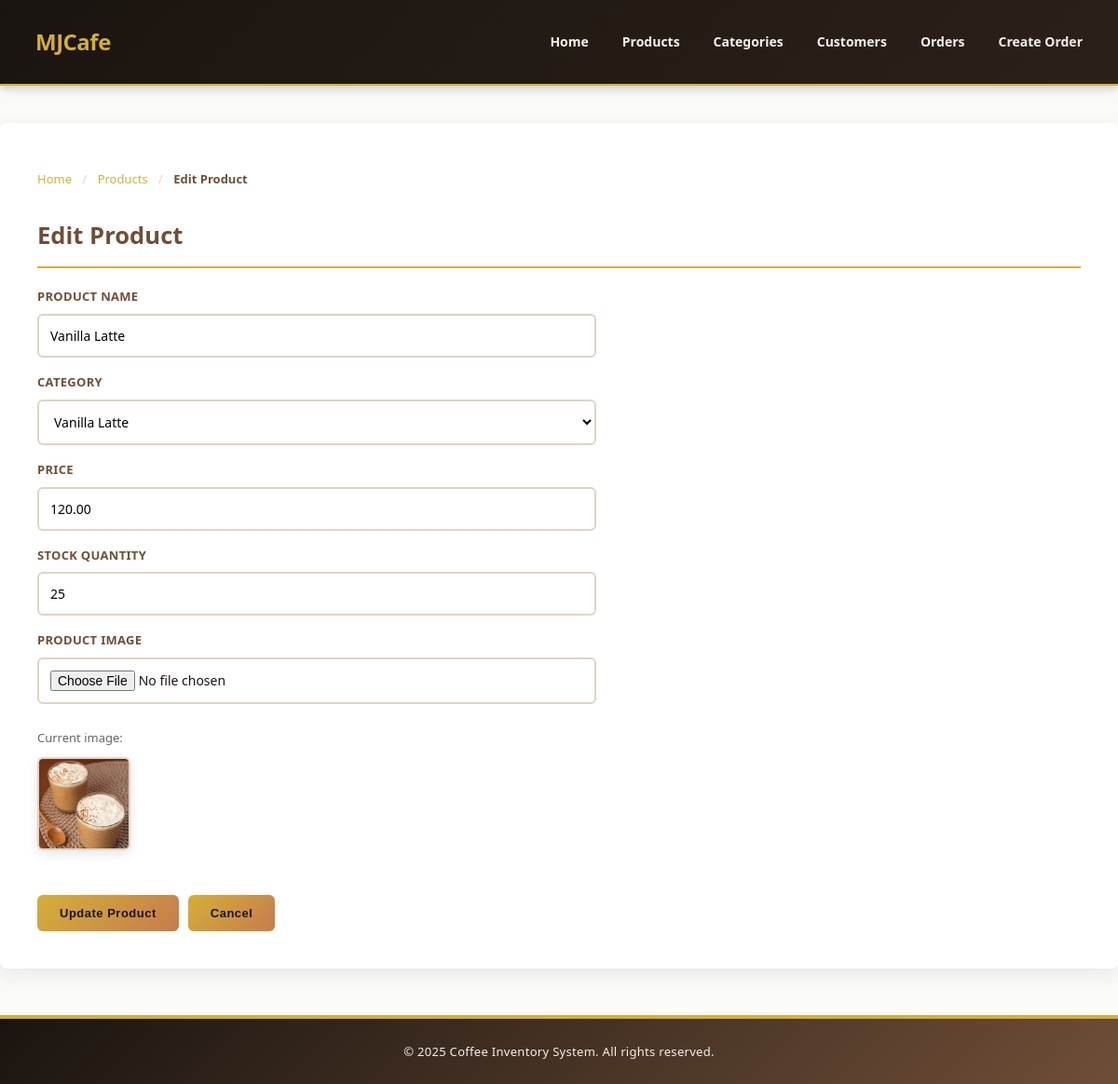
Page /edit_product.php?id=2 on the committed database.
### tables this page shows
CREATE TABLE `products` (
  `product_id` int(11) NOT NULL,
  `product_name` varchar(255) NOT NULL,
  `price` decimal(10,2) NOT NULL,
  `category_id` int(11) NOT NULL,
  `image` varchar(255) DEFAULT NULL,
  `stock` int(11) DEFAULT 0
);

CREATE TABLE `categories` (
  `category_id` int(11) NOT NULL,
  `category_name` varchar(255) NOT NULL
);

### edit_product.php (the view, shortened to what this page needs)
<?php
include 'database.php';
$id = $_GET['id'];
$product = $conn->query("SELECT * FROM products WHERE product_id='$id'")->fetch_assoc();
?>
<!DOCTYPE html>
<html>
<head>
    <link rel="stylesheet" href="style.css">
</head>
<body>
<?php include 'header.php'; ?>
<div class="container">
    <div class="breadcrumb">
        <span class="breadcrumb-item"><a href="home.php">Home</a></span>
        <span class="breadcrumb-separator">/</span>
        <span class="breadcrumb-item"><a href="index.php">Products</a></span>
        <span class="breadcrumb-separator">/</span>
        <span class="breadcrumb-item active">Edit Product</span>
    </div>
    <h2>Edit Product</h2>
    <form method="post" enctype="multipart/form-data" style="max-width: 600px;">
        <label>Product Name</label>
        <input type="text" name="product_name" value="<?php echo $product['product_name']; ?>" required>
        <label>Category</label>
        <select name="category_id" required>
            <?php
            $categories = $conn->query("SELECT * FROM categories");
            while($cat = $categories->fetch_assoc()):
            ?>
                <option value="<?php echo $cat['category_id']; ?>"
                <?php if($cat['category_id']==$product['category_id']) echo "selected"; ?>>
                    <?php echo $cat['category_name']; ?>
                </option>
            <?php endwhile; ?>
        </select>
        <label>Price</label>
        <input type="number" name="price" step="0.01" value="<?php echo $product['price']; ?>" required>
        <label>Stock Quantity</label>
        <input type="number" name="stock" value="<?php echo $product['stock']; ?>" required>
        <label>Product Image</label>
        <input type="file" name="image" accept="image/*">
        <?php if($product['image']): ?>
            <p style="font-size: 13px; color: #666; margin: 10px 0;">Current image:</p>
            <img src="uploads/<?php echo $product['image']; ?>" class="product-img" style="margin-bottom: 15px;">
        <?php endif; ?>
        <div style="display: flex; gap: 10px; margin-top: 25px;">
            <input type="submit" name="submit" value="Update Product">
            <a href="index.php"><button type="button" style="background-color: #999;">Cancel</button></a>
        </div>
    </form>
</div>
<?php include 'footer.php'; ?>
</body>
</html>

### style.css (style rules this page uses)
:root { --primary-dark: #1a1410; --primary-brown: #6f4e37; --secondary-gold: #d4af37; --accent-warm: #c67c4e; --cream: #f5f1ed; --text-dark: #1a1410; --text-light: #8d6e63; --bg-light: #fafaf8; --bg-white: #ffffff; --border-color: #e0d4c4; --success: #4caf50; --danger: #f44336; }
* { margin: 0; padding: 0; box-sizing: border-box; }
body { font-family: 'Segoe UI', Tahoma, Geneva, Verdana, sans-serif; background: var(--bg-light); color: var(--text-dark); line-height: 1.6; scroll-behavior: smooth; }
.container { max-width: 1200px; margin: 40px auto; background: var(--bg-white); padding: 40px; border-radius: 8px; box-shadow: 0 6px 20px rgba(0, 0, 0, 0.08); }
h1, h2 { color: var(--primary-brown); margin-bottom: 20px; }
h2 { font-size: 1.6em; border-bottom: 2px solid var(--secondary-gold); padding-bottom: 12px; }
form label { font-weight: 700; color: var(--primary-brown); margin-bottom: 8px; display: block; font-size: 13px; text-transform: uppercase; letter-spacing: 0.3px; }
input[type="text"], input[type="email"], input[type="number"], input[type="file"], select { width: 100%; padding: 12px; margin-bottom: 16px; border-radius: 6px; border: 2px solid var(--border-color); font-size: 14px; transition: border 0.3s ease, box-shadow 0.3s ease; font-family: inherit; background: var(--bg-white); }
button, input[type="submit"], .btn, .btn-primary { background: linear-gradient(135deg, var(--secondary-gold) 0%, var(--accent-warm) 100%); color: var(--primary-dark); border: none; padding: 12px 24px; border-radius: 6px; cursor: pointer; font-size: 13px; font-weight: 700; transition: transform 0.3s ease, box-shadow 0.3s ease; text-decoration: none; display: inline-block; text-align: center; letter-spacing: 0.5px; }
.breadcrumb { margin-bottom: 20px; padding: 10px 0; font-size: 13px; }
.breadcrumb-item { color: var(--text-light); }
.breadcrumb-item a { color: var(--secondary-gold); text-decoration: none; transition: color 0.3s ease; }
.breadcrumb-item.active { color: var(--primary-brown); font-weight: 700; }
.breadcrumb-separator { margin: 0 8px; color: var(--border-color); }
img.product-img { width: 100px; height: 100px; object-fit: cover; border-radius: 6px; box-shadow: 0 4px 12px rgba(0, 0, 0, 0.1); border: 2px solid var(--border-color); transition: transform 0.3s ease, box-shadow 0.3s ease; }

### rows in the picture
products: product_name "Vanilla Latte", category_id "Vanilla Latte", price "120.00", stock "25", image (picture)
